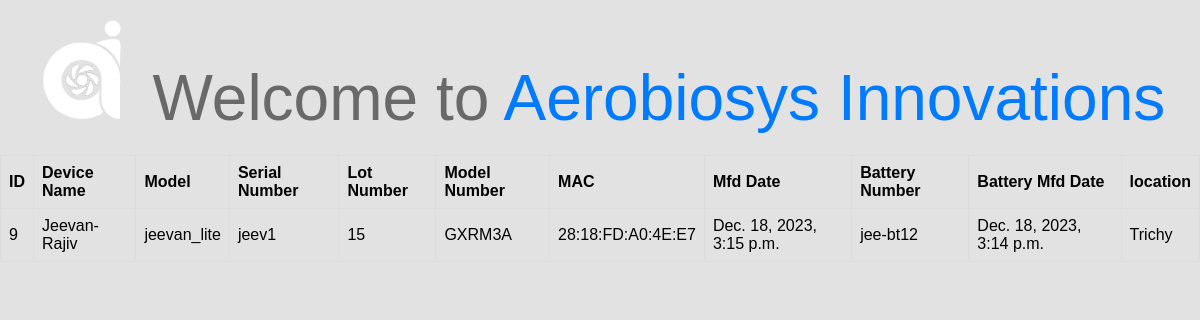
Screenshot of /particulardevice/9/ with the database file from the repository.
### aerodevice/models.py (models this page shows)
class devicedata(models.Model):
    device_name = models.CharField(max_length=255,null=True)
    model = models.CharField(max_length=255,null=True)
    serial_number = models.CharField(max_length=255,null=True)
    lot_number = models.IntegerField(null=True)
    model_no = models.CharField(max_length=255,null=True)
    mac = models.CharField(max_length=255,null=True)
    mfd_date = models.DateTimeField(null=True, blank=True)
    battery_no = models.CharField(max_length=255,null=True)
    battery_mfd_date = models.DateTimeField(null=True, blank=True)
    status = models.CharField(max_length=20,null=True)
    location = models.CharField(max_length=255,null=True)
    assignuser = models.ForeignKey(userdata, on_delete=models.SET_NULL, null=True, blank=True)

### aerodevice/views.py (the view)
# urls.py: path("particulardevice/<int:pk>/",views.particulardevice, name="particulardevice"),
def particulardevice(request,pk):
    data = get_object_or_404(devicedata, pk=pk)
    context = {
        "data": data
    }
    return render(request, "particulardevice.html", context)

### aerodevice/templates/particulardevice.html (shortened to what this page needs)
{% load static %}
<!DOCTYPE html>
<html lang="en">
<head>
</head>
<body>
    <div class="welcome">
        <img src="{% static 'images/logo.gif' %}" alt="Aerobiosys Logo" width="100" height="100">
        <span>Welcome to</span>
        <span style="color: #007BFF;">Aerobiosys Innovations</span>
    </div>
    <table>
        <thead>
            <tr>
                <th>ID</th>
                <th>Device Name</th>
                <th>Model</th>
                <th>Serial Number</th>
                <th>Lot Number</th>
                <th>Model Number</th>
                <th>MAC</th>
                <th>Mfd Date</th>
                <th>Battery Number</th>
                <th>Battery Mfd Date</th>
                <th>location</th>
            </tr>
        </thead>
        <tbody>
                <tr>
                    <td>{{ data.id }}</td>
                    <td>{{ data.device_name }}</td>
                    <td>{{ data.model }}</td>
                    <td>{{ data.serial_number }}</td>
                    <td>{{ data.lot_number }}</td>
                    <td>{{ data.model_no }}</td>
                    <td>{{ data.mac }}</td>
                    <td>{{ data.mfd_date }}</td>
                    <td>{{ data.battery_no }}</td>
                    <td>{{ data.battery_mfd_date }}</td>
                    <td>{{ data.location }}</td>
                </tr>
        </tbody>
    </table>
</body>
</html>

### aerodevice/templates/particulardevice.html (style rules this page uses)
body { margin: 0; font-family: "Helvetica Neue", sans-serif; background: #E2E2E2; }
.welcome { text-align: center; color: #696969; font-size: 64px; font-weight: 300; font-family: "Helvetica Neue Light", sans-serif; margin: 20px; }
.welcome > span { margin-top: 5px; }
table { font-family: arial, sans-serif; border-collapse: collapse; width: 100%; }
td, th { border: 1px solid #dddddd; text-align: left; padding: 8px; }

### rows the page displays
devicedata: id "9", device_name "Jeevan-Rajiv", model "jeevan_lite", serial_number "jeev1", lot_number "15", model_no "GXRM3A", mac "28:18:FD:A0:4E:E7", mfd_date "Dec. 18, 2023, 3:15 p.m.", battery_no "jee-bt12", battery_mfd_date "Dec. 18, 2023, 3:14 p.m.", location "Trichy"
